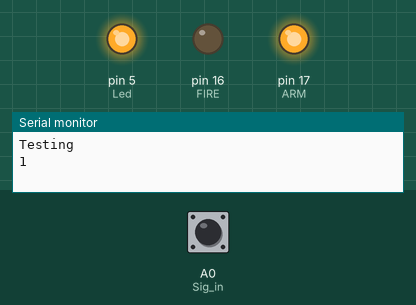
Bench run of a sketch on a simulated Arduino Uno, built with avr-gcc and run on an emulated ATmega328P. Shown: output pins drawn as LEDs (lit = HIGH), the last lines printed to the serial monitor. Inputs (shaded band) come from the test bench; at power-on: A0 (Sig_in) HIGH.

Above: at 4.2 s.
4.3 s: A0 (Sig_in) pulled LOW for 2.4 s
At 5.6 s:
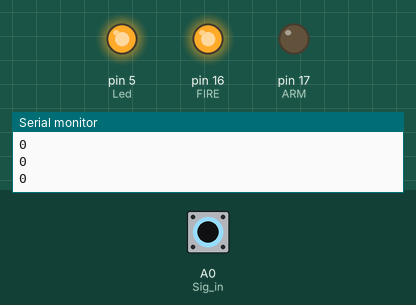
At 6.71 s:
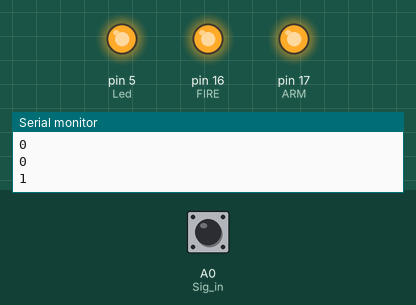
Timing chart, 0 to 8.3 s (numbered marks = the images above; inputs shaded):
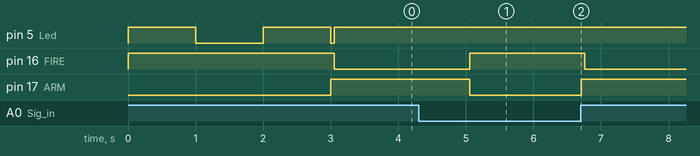

The sketch:

Test_KAMAkazi.ino
```cpp
#include "Adafruit_VL53L0X.h"
int ARM = 17;
int FIRE = 16;
// int Trigger = 3;
int Led = 5;

int Sig_in = A0;

int Threshold = 120;
bool duration;

int Det_Flag = 0;

Adafruit_VL53L0X lox = Adafruit_VL53L0X();

void setup() {
  Serial.begin(9600);

  pinMode(Sig_in, INPUT_PULLUP);
  pinMode(ARM, OUTPUT);
  pinMode(FIRE, OUTPUT);
  pinMode(Led, OUTPUT);

  digitalWrite(Led, LOW);
  digitalWrite(ARM, LOW);
  digitalWrite(FIRE, HIGH);

  digitalWrite(Led, HIGH);
  delay(1000);
  digitalWrite(Led, LOW);
  delay(1000);
  digitalWrite(Led, HIGH);
  delay(1000);
  digitalWrite(Led, LOW);

  while (!Serial) {
    delay(1);
  }

  Serial.println(F("Testing"));
  // if (!lox.begin()) {
  //   Serial.println(F("Failed to BOOT"));
  //   while (1) {
  //     digitalWrite(Led, HIGH);
  //     delay(500);
  //     digitalWrite(Led, LOW);
  //     delay(500);
  //     digitalWrite(Led, HIGH);
  //     delay(200);
  //     digitalWrite(Led, LOW);
  //     delay(200);
  //     digitalWrite(Led, HIGH);
  //     delay(500);
  //     digitalWrite(Led, LOW);
  //     delay(500);
  //   }

}

void loop() {
  duration = digitalRead(Sig_in);
  Serial.print(duration);
  Serial.println(" ");

  // if (duration > 1300 && duration < 1400) {
  //   Det_Flag = 1;
  // }

  if (duration == HIGH) {
    //   VL53L0X_RangingMeasurementData_t measure;

    //   Serial.print("Reading...");
    //   lox.rangingTest(&measure, false);

    //   if (measure.RangeStatus != 4) {

    //     Serial.print("Distance: ");
    //     Serial.println(measure.RangeMilliMeter);

    //     if (measure.RangeMilliMeter >= Threshold) {
    //       digitalWrite(ARM, LOW);
    //       digitalWrite(FIRE, HIGH);
    //       digitalWrite(Led, LOW);
    //     } else if (measure.RangeMilliMeter < Threshold) {
    //       digitalWrite(ARM, HIGH);
    //       delay(50);
    //       digitalWrite(FIRE, LOW);
    //       digitalWrite(Led, HIGH);
    //       delay(2000);
    //     }
    //   } else {
    //     Serial.println("Out Of Range");
    //   }
    // } else {
    digitalWrite(ARM, HIGH);
    delay(50);
    digitalWrite(FIRE, LOW);
    digitalWrite(Led, HIGH);
    delay(2000);
  } else {
    digitalWrite(ARM, LOW);
    digitalWrite(FIRE, HIGH);
  }
  delay(10);
}
```

Measured:
- after the input at 4.3 s, pin 16 (FIRE): LOW → HIGH after 0.76 s, → LOW 1.7 s later; pin 17 (ARM): HIGH → LOW after 0.76 s, → HIGH 1.6 s later
